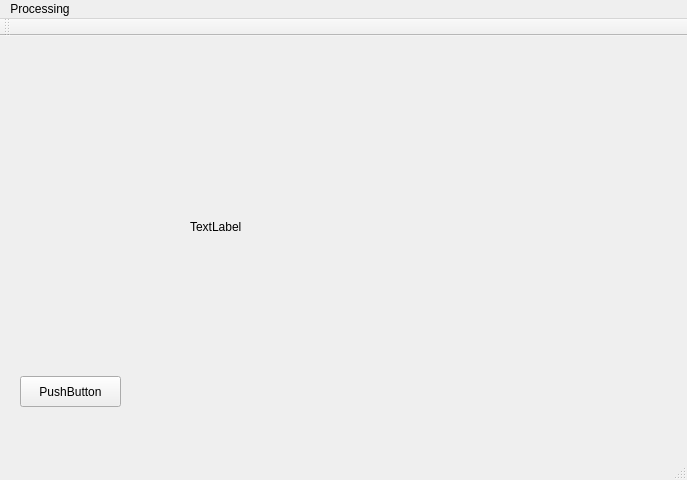
<?xml version="1.0" encoding="UTF-8"?>
<ui version="4.0">
 <class>MainWindow</class>
 <widget class="QMainWindow" name="MainWindow">
  <property name="geometry">
   <rect>
    <x>0</x>
    <y>0</y>
    <width>687</width>
    <height>480</height>
   </rect>
  </property>
  <property name="windowTitle">
   <string>MainWindow</string>
  </property>
  <widget class="QWidget" name="centralWidget">
   <widget class="QPushButton" name="pushButton">
    <property name="geometry">
     <rect>
      <x>20</x>
      <y>340</y>
      <width>101</width>
      <height>31</height>
     </rect>
    </property>
    <property name="text">
     <string>PushButton</string>
    </property>
   </widget>
   <widget class="MyLabel" name="ImageLabel">
    <property name="geometry">
     <rect>
      <x>190</x>
      <y>70</y>
      <width>321</width>
      <height>241</height>
     </rect>
    </property>
    <property name="text">
     <string>TextLabel</string>
    </property>
   </widget>
  </widget>
  <widget class="QMenuBar" name="menuBar">
   <property name="geometry">
    <rect>
     <x>0</x>
     <y>0</y>
     <width>687</width>
     <height>27</height>
    </rect>
   </property>
   <widget class="QMenu" name="menuProcessing">
    <property name="title">
     <string>Processing</string>
    </property>
    <addaction name="actionErode"/>
    <addaction name="actionDilate"/>
    <addaction name="actionOpen"/>
   </widget>
   <addaction name="menuProcessing"/>
  </widget>
  <widget class="QToolBar" name="mainToolBar">
   <attribute name="toolBarArea">
    <enum>TopToolBarArea</enum>
   </attribute>
   <attribute name="toolBarBreak">
    <bool>false</bool>
   </attribute>
  </widget>
  <widget class="QStatusBar" name="statusBar"/>
  <action name="actionErode">
   <property name="text">
    <string>Erode</string>
   </property>
  </action>
  <action name="actionDilate">
   <property name="text">
    <string>Dilate</string>
   </property>
  </action>
  <action name="actionOpen">
   <property name="text">
    <string>Open</string>
   </property>
  </action>
 </widget>
 <layoutdefault spacing="6" margin="11"/>
 <customwidgets>
  <customwidget>
   <class>MyLabel</class>
   <extends>QLabel</extends>
   <header>MyLabel.h</header>
   <slots>
    <slot>showMessage()</slot>
   </slots>
  </customwidget>
 </customwidgets>
 <resources/>
 <connections/>
</ui>
